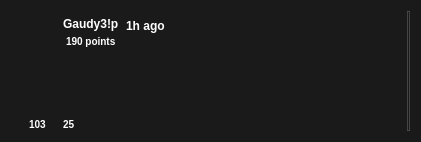
<?xml version="1.0" encoding="UTF-8"?>
<ui version="4.0">
 <class>CommentWidget</class>
 <widget class="QFrame" name="CommentWidget">
  <property name="geometry">
   <rect>
    <x>0</x>
    <y>0</y>
    <width>421</width>
    <height>142</height>
   </rect>
  </property>
  <property name="minimumSize">
   <size>
    <width>0</width>
    <height>0</height>
   </size>
  </property>
  <property name="maximumSize">
   <size>
    <width>16777215</width>
    <height>16777215</height>
   </size>
  </property>
  <property name="styleSheet">
   <string notr="true">background: #1A1A1B;

border-radius: 18px;
</string>
  </property>
  <property name="frameShape">
   <enum>QFrame::Shape::StyledPanel</enum>
  </property>
  <layout class="QVBoxLayout" name="verticalLayout">
   <property name="leftMargin">
    <number>0</number>
   </property>
   <item>
    <widget class="QWidget" name="contentWidget" native="true">
     <property name="sizePolicy">
      <sizepolicy hsizetype="Preferred" vsizetype="Preferred">
       <horstretch>1</horstretch>
       <verstretch>0</verstretch>
      </sizepolicy>
     </property>
     <property name="styleSheet">
      <string notr="true">background: transparent;</string>
     </property>
     <layout class="QHBoxLayout" name="horizontalLayout">
      <property name="spacing">
       <number>0</number>
      </property>
      <property name="leftMargin">
       <number>6</number>
      </property>
      <property name="topMargin">
       <number>0</number>
      </property>
      <property name="rightMargin">
       <number>0</number>
      </property>
      <property name="bottomMargin">
       <number>0</number>
      </property>
      <item>
       <layout class="QVBoxLayout" name="verticalLayout_7">
        <property name="leftMargin">
         <number>0</number>
        </property>
        <property name="rightMargin">
         <number>2</number>
        </property>
        <item>
         <widget class="QLabel" name="depthIconLabel">
          <property name="minimumSize">
           <size>
            <width>0</width>
            <height>0</height>
           </size>
          </property>
          <property name="maximumSize">
           <size>
            <width>36</width>
            <height>31</height>
           </size>
          </property>
          <property name="styleSheet">
           <string notr="true">border-radius: 17px;
</string>
          </property>
         </widget>
        </item>
        <item>
         <widget class="QFrame" name="frame">
          <property name="sizePolicy">
           <sizepolicy hsizetype="Preferred" vsizetype="Preferred">
            <horstretch>0</horstretch>
            <verstretch>1</verstretch>
           </sizepolicy>
          </property>
          <property name="frameShape">
           <enum>QFrame::Shape::StyledPanel</enum>
          </property>
          <property name="frameShadow">
           <enum>QFrame::Shadow::Raised</enum>
          </property>
         </widget>
        </item>
       </layout>
      </item>
      <item>
       <widget class="QWidget" name="postContentWidget" native="true">
        <property name="sizePolicy">
         <sizepolicy hsizetype="Preferred" vsizetype="Preferred">
          <horstretch>1</horstretch>
          <verstretch>0</verstretch>
         </sizepolicy>
        </property>
        <layout class="QVBoxLayout" name="verticalLayout_2">
         <property name="spacing">
          <number>9</number>
         </property>
         <property name="leftMargin">
          <number>0</number>
         </property>
         <property name="topMargin">
          <number>0</number>
         </property>
         <property name="rightMargin">
          <number>0</number>
         </property>
         <property name="bottomMargin">
          <number>0</number>
         </property>
         <item>
          <layout class="QHBoxLayout" name="authorLayout">
           <property name="spacing">
            <number>0</number>
           </property>
           <property name="leftMargin">
            <number>9</number>
           </property>
           <property name="topMargin">
            <number>3</number>
           </property>
           <item>
            <widget class="QLabel" name="userAvatar">
             <property name="minimumSize">
              <size>
               <width>34</width>
               <height>34</height>
              </size>
             </property>
             <property name="maximumSize">
              <size>
               <width>34</width>
               <height>34</height>
              </size>
             </property>
             <property name="styleSheet">
              <string notr="true">border-radius: 17px;
</string>
             </property>
            </widget>
           </item>
           <item>
            <layout class="QVBoxLayout" name="verticalLayout_3">
             <property name="spacing">
              <number>0</number>
             </property>
             <item>
              <widget class="QLabel" name="username">
               <property name="styleSheet">
                <string notr="true">font-family: 'Raleway';
font-style: normal;
font-weight: 600;
font-size: 12px;
line-height: 14px;
color:white;
margin-left:2px;
margin-top:3px;
margin-bottom:3px;</string>
               </property>
               <property name="text">
                <string>Gaudy3!p</string>
               </property>
              </widget>
             </item>
             <item>
              <widget class="QLabel" name="usernamePoints">
               <property name="styleSheet">
                <string notr="true">font-family: 'Raleway';
font-style: normal;
font-weight: 500;
font-size: 10px;
line-height: 12px;
color:white;
margin-left:5px;
</string>
               </property>
               <property name="text">
                <string>190 points</string>
               </property>
              </widget>
             </item>
            </layout>
           </item>
           <item>
            <widget class="QLabel" name="authorLabel">
             <property name="styleSheet">
              <string notr="true">font-family: 'Raleway';
font-style: normal;
font-weight: 500;
font-size: 12px;
line-height: 14px;
color:white;
margin-bottom:11px;</string>
             </property>
             <property name="text">
              <string>1h ago</string>
             </property>
            </widget>
           </item>
           <item>
            <widget class="QFrame" name="frame_2">
             <property name="sizePolicy">
              <sizepolicy hsizetype="Preferred" vsizetype="Preferred">
               <horstretch>1</horstretch>
               <verstretch>0</verstretch>
              </sizepolicy>
             </property>
             <property name="frameShape">
              <enum>QFrame::Shape::StyledPanel</enum>
             </property>
             <property name="frameShadow">
              <enum>QFrame::Shadow::Raised</enum>
             </property>
            </widget>
           </item>
          </layout>
         </item>
         <item>
          <widget class="QLabel" name="textBrowserContent">
           <property name="sizePolicy">
            <sizepolicy hsizetype="Preferred" vsizetype="Expanding">
             <horstretch>0</horstretch>
             <verstretch>1</verstretch>
            </sizepolicy>
           </property>
           <property name="styleSheet">
            <string notr="true">color: rgb(255, 255, 255);
font: 500 12pt &quot;Raleway&quot;;</string>
           </property>
           <property name="text">
            <string/>
           </property>
           <property name="wordWrap">
            <bool>true</bool>
           </property>
          </widget>
         </item>
         <item>
          <layout class="QHBoxLayout" name="footerLayout">
           <property name="spacing">
            <number>6</number>
           </property>
           <property name="leftMargin">
            <number>6</number>
           </property>
           <property name="topMargin">
            <number>0</number>
           </property>
           <property name="rightMargin">
            <number>6</number>
           </property>
           <property name="bottomMargin">
            <number>0</number>
           </property>
           <item>
            <layout class="QVBoxLayout" name="verticalLayout_4">
             <item>
              <widget class="QPushButton" name="likeButtonIcon">
               <property name="minimumSize">
                <size>
                 <width>25</width>
                 <height>25</height>
                </size>
               </property>
               <property name="maximumSize">
                <size>
                 <width>25</width>
                 <height>25</height>
                </size>
               </property>
               <property name="styleSheet">
                <string notr="true"/>
               </property>
               <property name="text">
                <string/>
               </property>
              </widget>
             </item>
             <item>
              <widget class="QLabel" name="likeCount">
               <property name="styleSheet">
                <string notr="true">font-family: 'Raleway';
font-style: normal;
font-weight: 500;
font-size: 10px;
line-height: 12px;
color:white;
margin-left:5px;</string>
               </property>
               <property name="text">
                <string>103</string>
               </property>
              </widget>
             </item>
            </layout>
           </item>
           <item>
            <layout class="QVBoxLayout" name="verticalLayout_5">
             <item>
              <widget class="QPushButton" name="commentButtonIcon">
               <property name="minimumSize">
                <size>
                 <width>25</width>
                 <height>25</height>
                </size>
               </property>
               <property name="maximumSize">
                <size>
                 <width>25</width>
                 <height>25</height>
                </size>
               </property>
               <property name="styleSheet">
                <string notr="true"/>
               </property>
               <property name="text">
                <string/>
               </property>
              </widget>
             </item>
             <item>
              <widget class="QLabel" name="commentCount">
               <property name="styleSheet">
                <string notr="true">font-family: 'Raleway';
font-style: normal;
font-weight: 500;
font-size: 10px;
line-height: 12px;
color:white;
margin-left:5px;
margin-right:10px;</string>
               </property>
               <property name="text">
                <string>25</string>
               </property>
              </widget>
             </item>
            </layout>
           </item>
           <item>
            <layout class="QVBoxLayout" name="verticalLayout_6">
             <item>
              <widget class="QPushButton" name="replyCommentButtonIcon">
               <property name="minimumSize">
                <size>
                 <width>25</width>
                 <height>25</height>
                </size>
               </property>
               <property name="maximumSize">
                <size>
                 <width>25</width>
                 <height>25</height>
                </size>
               </property>
               <property name="styleSheet">
                <string notr="true"/>
               </property>
               <property name="text">
                <string/>
               </property>
              </widget>
             </item>
             <item>
              <widget class="QLabel" name="spacerLabel_Ignore">
               <property name="styleSheet">
                <string notr="true">font-family: 'Raleway';
font-style: normal;
font-weight: 500;
font-size: 10px;
line-height: 12px;
color:white;
margin-left:5px;
margin-right:10px;</string>
               </property>
               <property name="text">
                <string/>
               </property>
              </widget>
             </item>
            </layout>
           </item>
           <item>
            <widget class="QFrame" name="frame_3">
             <property name="sizePolicy">
              <sizepolicy hsizetype="Preferred" vsizetype="Preferred">
               <horstretch>1</horstretch>
               <verstretch>0</verstretch>
              </sizepolicy>
             </property>
             <property name="frameShape">
              <enum>QFrame::Shape::StyledPanel</enum>
             </property>
             <property name="frameShadow">
              <enum>QFrame::Shadow::Raised</enum>
             </property>
            </widget>
           </item>
          </layout>
         </item>
        </layout>
       </widget>
      </item>
      <item>
       <widget class="QFrame" name="divider">
        <property name="minimumSize">
         <size>
          <width>1</width>
          <height>0</height>
         </size>
        </property>
        <property name="styleSheet">
         <string notr="true">border: 1px solid rgba(85, 85, 85, 0.7);</string>
        </property>
        <property name="frameShape">
         <enum>QFrame::Shape::VLine</enum>
        </property>
        <property name="frameShadow">
         <enum>QFrame::Shadow::Plain</enum>
        </property>
       </widget>
      </item>
     </layout>
    </widget>
   </item>
  </layout>
 </widget>
 <resources/>
 <connections/>
</ui>
